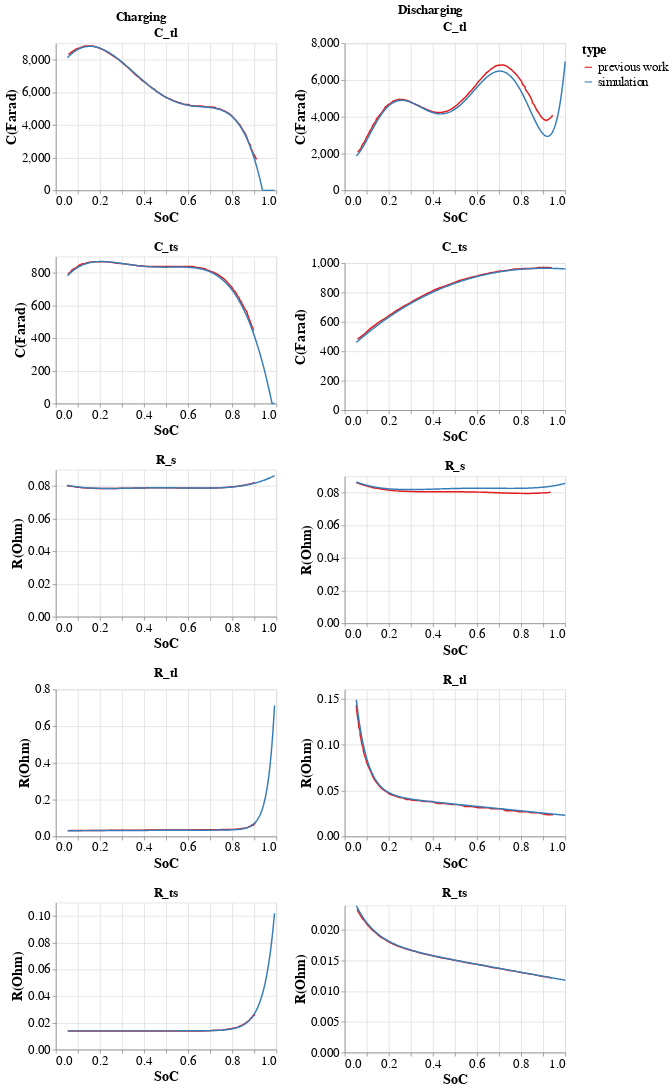

Notebook code cell kept with this figure:
### Code cell
alt.hconcat(
    alt.vconcat(*charging_charts.values()).properties(title='Charging'),
    alt.vconcat(*discharging_charts.values()).properties(title='Discharging'),
).configure_view(
    height=200,
    width=300
).configure_legend(
    labelFont='CMU Serif',
    titleFont='CMU Serif',
    labelFontSize=17,
    titleFontSize=19,
).configure_axis(
    labelFont='CMU Serif',
    titleFont='CMU Serif',
    labelFontSize=17,
    titleFontSize=19,
).configure_title(
    font='CMU Serif',
    fontSize=17,
    anchor='middle'
)

### Figure 1 — Vega-Lite specification as saved in the notebook (floating-point values rounded to 4 significant figures; data arrays with more than 128 entries replaced by an {"elided": "..."} marker saying what was removed)
{"usermeta": {"embedOptions": {"theme": "vox"}}, "config": {"view": {"continuousWidth": 400, "continuousHeight": 300, "height": 200, "width": 300}, "axis": {"labelFont": "CMU Serif", "labelFontSize": 17, "titleFont": "CMU Serif", "titleFontSize": 19}, "legend": {"labelFont": "CMU Serif", "labelFontSize": 17, "titleFont": "CMU Serif", "titleFontSize": 19}, "title": {"anchor": "middle", "font": "CMU Serif", "fontSize": 17}}, "hconcat": [{"vconcat": [{"data": {"name": "data-44604ffeeb69730f35f25bc34fb5d334"}, "mark": "line", "encoding": {"color": {"type": "nominal", "field": "type", "scale": {"scheme": "set1"}}, "x": {"type": "quantitative", "field": "SoC", "title": "SoC"}, "y": {"type": "quantitative", "field": "C_tl", "scale": {"zero": true}, "title": "C(Farad)"}}, "title": "C_tl", "transform": [{"filter": "(datum.SoC > 0.05)"}]}, {"data": {"name": "data-13572d80e597ccef1839cd54ca4f7f88"}, "mark": "line", "encoding": {"color": {"type": "nominal", "field": "type", "scale": {"scheme": "set1"}}, "x": {"type": "quantitative", "field": "SoC", "title": "SoC"}, "y": {"type": "quantitative", "field": "C_ts", "scale": {"zero": true}, "title": "C(Farad)"}}, "title": "C_ts", "transform": [{"filter": "(datum.SoC > 0.05)"}]}, {"data": {"name": "data-220fb57a8716ce34dcca56fa504e83d6"}, "mark": "line", "encoding": {"color": {"type": "nominal", "field": "type", "scale": {"scheme": "set1"}}, "x": {"type": "quantitative", "field": "SoC", "title": "SoC"}, "y": {"type": "quantitative", "field": "R_s", "scale": {"zero": true}, "title": "R(Ohm)"}}, "title": "R_s", "transform": [{"filter": "(datum.SoC > 0.05)"}]}, {"data": {"name": "data-f9f9695bb709164e124642b4ae558636"}, "mark": "line", "encoding": {"color": {"type": "nominal", "field": "type", "scale": {"scheme": "set1"}}, "x": {"type": "quantitative", "field": "SoC", "title": "SoC"}, "y": {"type": "quantitative", "field": "R_tl", "scale": {"zero": true}, "title": "R(Ohm)"}}, "title": "R_tl", "transform": [{"filter": "(datum.SoC > 0.05)"}]}, {"data": {"name": "data-29b5947f65e5b45437ebe24d6746bb3e"}, "mark": "line", "encoding": {"color": {"type": "nominal", "field": "type", "scale": {"scheme": "set1"}}, "x": {"type": "quantitative", "field": "SoC", "title": "SoC"}, "y": {"type": "quantitative", "field": "R_ts", "scale": {"zero": true}, "title": "R(Ohm)"}}, "title": "R_ts", "transform": [{"filter": "(datum.SoC > 0.05)"}]}], "title": "Charging"}, {"vconcat": [{"data": {"name": "data-d0846e5ad7e4a9e74c428907bf2c1bb2"}, "mark": "line", "encoding": {"color": {"type": "nominal", "field": "type", "scale": {"scheme": "set1"}}, "x": {"type": "quantitative", "field": "SoC", "title": "SoC"}, "y": {"type": "quantitative", "field": "C_tl", "scale": {"zero": true}, "title": "C(Farad)"}}, "title": "C_tl", "transform": [{"filter": "(datum.SoC > 0.05)"}]}, {"data": {"name": "data-e1d5fc4586de8f8e8361c9147f8da90b"}, "mark": "line", "encoding": {"color": {"type": "nominal", "field": "type", "scale": {"scheme": "set1"}}, "x": {"type": "quantitative", "field": "SoC", "title": "SoC"}, "y": {"type": "quantitative", "field": "C_ts", "scale": {"zero": true}, "title": "C(Farad)"}}, "title": "C_ts", "transform": [{"filter": "(datum.SoC > 0.05)"}]}, {"data": {"name": "data-b2a0a14600df97a76e364319237d6f7b"}, "mark": "line", "encoding": {"color": {"type": "nominal", "field": "type", "scale": {"scheme": "set1"}}, "x": {"type": "quantitative", "field": "SoC", "title": "SoC"}, "y": {"type": "quantitative", "field": "R_s", "scale": {"zero": true}, "title": "R(Ohm)"}}, "title": "R_s", "transform": [{"filter": "(datum.SoC > 0.05)"}]}, {"data": {"name": "data-2eea6141d2c892723c0dd299f9c2faa2"}, "mark": "line", "encoding": {"color": {"type": "nominal", "field": "type", "scale": {"scheme": "set1"}}, "x": {"type": "quantitative", "field": "SoC", "title": "SoC"}, "y": {"type": "quantitative", "field": "R_tl", "scale": {"zero": true}, "title": "R(Ohm)"}}, "title": "R_tl", "transform": [{"filter": "(datum.SoC > 0.05)"}]}, {"data": {"name": "data-63e0aa4d6211138cbda167d8ecc874d4"}, "mark": "line", "encoding": {"color": {"type": "nominal", "field": "type", "scale": {"scheme": "set1"}}, "x": {"type": "quantitative", "field": "SoC", "title": "SoC"}, "y": {"type": "quantitative", "field": "R_ts", "scale": {"zero": true}, "title": "R(Ohm)"}}, "title": "R_ts", "transform": [{"filter": "(datum.SoC > 0.05)"}]}], "title": "Discharging"}], "$schema": "https://vega.github.io/schema/vega-lite/v4.8.1.json", "datasets": {"data-44604ffeeb69730f35f25bc34fb5d334": {"elided": "443 records"}, "data-13572d80e597ccef1839cd54ca4f7f88": {"elided": "446 records"}, "data-220fb57a8716ce34dcca56fa504e83d6": {"elided": "435 records"}, "data-f9f9695bb709164e124642b4ae558636": {"elided": "438 records"}, "data-29b5947f65e5b45437ebe24d6746bb3e": {"elided": "437 records"}, "data-d0846e5ad7e4a9e74c428907bf2c1bb2": {"elided": "466 records"}, "data-e1d5fc4586de8f8e8361c9147f8da90b": {"elided": "423 records"}, "data-b2a0a14600df97a76e364319237d6f7b": {"elided": "436 records"}, "data-2eea6141d2c892723c0dd299f9c2faa2": {"elided": "440 records"}, "data-63e0aa4d6211138cbda167d8ecc874d4": {"elided": "427 records"}}}
